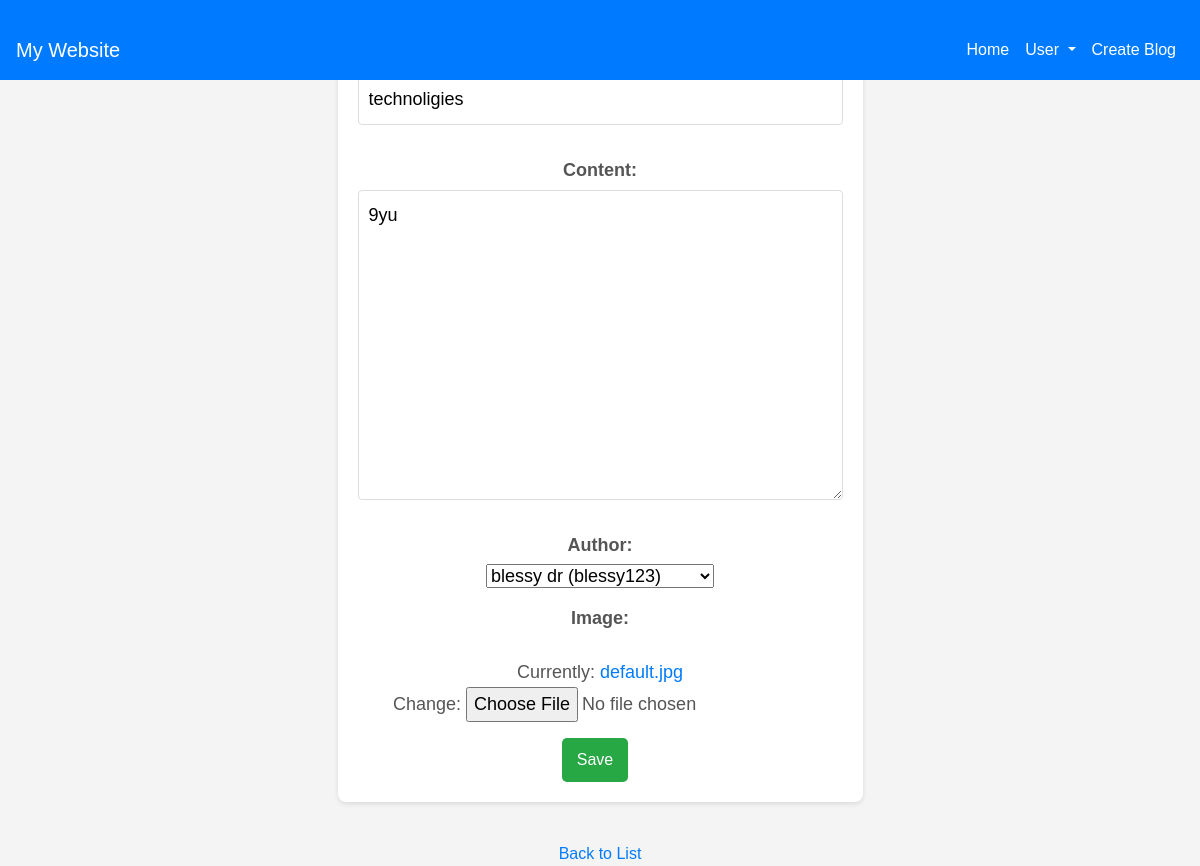
Page /17/edit/ on the committed database.
### myaccounts/models.py (models this page shows, shortened)
class Post(models.Model):
    title = models.CharField(max_length=200)
    author = models.ForeignKey(UserRegistration, on_delete=models.CASCADE,related_name='posts')  # ForeignKey to UserRegistration
    content = models.TextField()
    date_posted = models.DateTimeField(auto_now_add=True)
    image=models.ImageField(upload_to="picture/", default='default.jpg')

### myaccounts/views.py (the view)
# urls.py: path('<int:pk>/edit/', views.blog_edit, name='blog_edit'),
def blog_edit(request,pk):
        blog = get_object_or_404(Post, pk=pk)
        if request.method=='POST':
           form=BlogForm(request.POST,instance=blog)
           if form.is_valid():
               form.save()
               return redirect('blog_detail',pk=pk)
        else:
            form= BlogForm(instance=blog)
        return render(request,'blog/blog_form.html',{'form':form})

### myaccounts/forms.py
class BlogForm(forms.ModelForm):
    class Meta:
        model = Post
        fields = ['title', 'content', 'author','image']

### myaccounts/models.py (called while the page is built)
    def __str__(self):
        return f"{self.first_name} {self.last_name} ({self.username})"

### myaccounts/templates/blog/blog_form.html (shortened to what this page needs)
{% include "header.html" %}
{% block content %}
{% load static %}
<!DOCTYPE html>
<html lang="en">
<head>
    <link rel="stylesheet" href="https://stackpath.bootstrapcdn.com/bootstrap/4.5.2/css/bootstrap.min.css">
</head>
<body>
    <nav class="navbar navbar-expand-lg navbar-custom fixed-top">
        <a class="navbar-brand" href="{% url 'home' %}">My Website</a>
        <div class="collapse navbar-collapse" id="navbarNav">
            <ul class="navbar-nav ml-auto">
                <li class="nav-item">
                    <a class="nav-link" href="{% url 'home' %}">Home</a>
                </li>
                <li class="nav-item dropdown">
                    <a class="nav-link dropdown-toggle" href="#" id="navbarDropdown" role="button" data-toggle="dropdown" aria-haspopup="true" aria-expanded="false">
                        User
                    </a>
                </li>
                <li class="nav-item">
                    <a href="{% url 'blog_create' %}" class="nav-link">Create Blog</a>
                </li>
            </ul>
        </div>
    </nav>
<center>
    <div class="container-fluid ">
        <div class="row justify-content-center">
            <div class="col-md-12">
                <form method="POST" enctype="multipart/form-data">
                    {{ form.as_p }}
                    <button type="submit">Save</button>
                </form>
                <a class="button" href="{% url 'blog_list' %}">Back to List</a>
            </div>
        </div>
    </div>
</center>
</body>
</html>
{% endblock content %}

### myaccounts/static/css/style.css (style rules this page uses)
body { font-family: 'Arial', sans-serif; background-color: #f0f0f0; margin: 0; padding: 0; color: #333; }
.navbar-brand, .nav-link { color: #fff; }
.navbar { background-color: #007bff; }
p { font-size: 18px; line-height: 1.6; color: #555; }
a.nav-link, a.dropdown-item { padding: 10px 15px; background-color: #007bff; color: white; text-decoration: none; border-radius: 5px; }

### myaccounts/templates/blog/blog_form.html (style rules this page uses)
body { font-family: 'Arial', sans-serif; background-color: #f4f4f4; margin: 0; padding: 20px; display: flex; justify-content: center; align-items: center; height: 100vh; }
form { background-color: white; padding: 20px; border-radius: 8px; box-shadow: 0 2px 5px rgba(0, 0, 0, 0.1); margin: 20px 0; width: 100%; max-width: 600px; }
label { display: block; margin: 10px 0 5px; font-weight: bold; color: #555; }
input[type="text"], textarea { width: 100%; padding: 10px; border: 1px solid #ddd; border-radius: 4px; box-sizing: border-box; margin-bottom: 15px; }
button { padding: 10px 15px; background-color: #28a745; color: white; border: none; border-radius: 5px; font-size: 16px; cursor: pointer; display: inline-block; margin-right: 10px; }
a { color: #007bff; text-decoration: none; display: inline-block; margin-top: 20px; text-align: center; }

### rows in the picture
Post: title "technoligies", content "9yu", author "blessy dr (blessy123)"
